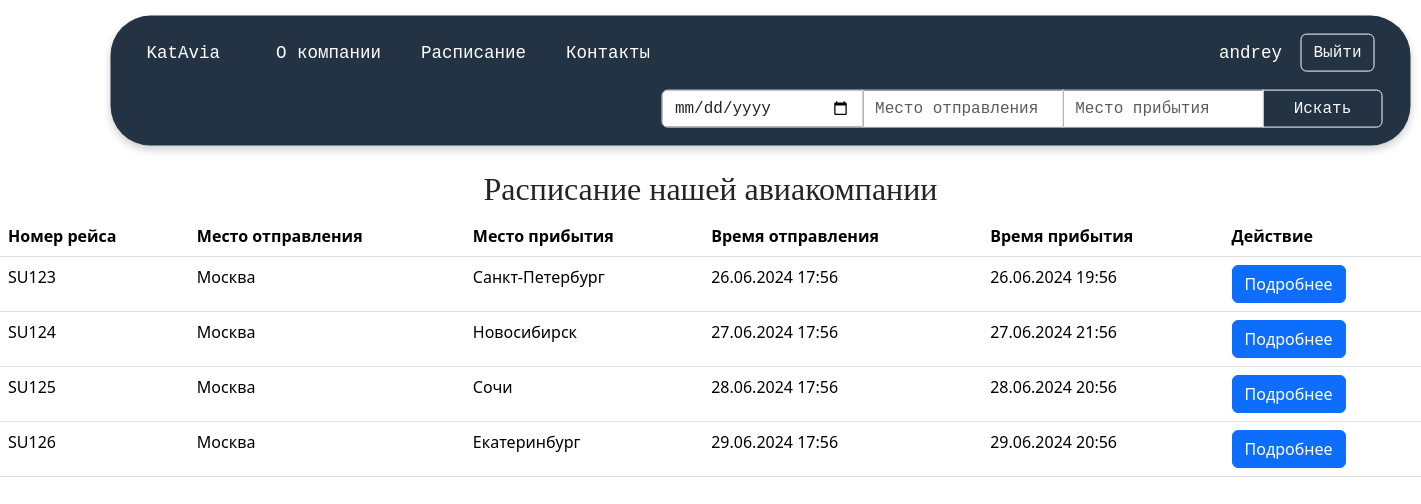
/flights/ (signed in), run on the app's committed database.
### users/models.py (models this page shows)
class CustomUser(AbstractUser):
    class Meta:
        verbose_name = "Пользователь"
        verbose_name_plural = "Пользователи"

### flights/models.py (models this page shows, shortened)
class Flight(models.Model):
    flight_number = models.CharField(max_length=10, verbose_name="Номер рейса")
    departure_location = models.CharField(
        max_length=100, verbose_name="Место отправления"
    )
    arrival_location = models.CharField(max_length=100, verbose_name="Место прибытия")
    departure_time = models.DateTimeField(verbose_name="Время отправления")
    arrival_time = models.DateTimeField(verbose_name="Время прибытия")
    crew = models.ManyToManyField(
        CrewMember, related_name="assigned_flights", verbose_name="Экипаж"
    )
    class Meta:
        verbose_name = "Рейс"
        verbose_name_plural = "Рейсы"

### flights/views.py (the view)
# urls.py: path("", views.flight_list, name="flight_list"),
def flight_list(request):
    flights = Flight.objects.all()
    return render(request, "flight_list.html", {"flights": flights})

### templates/flight_list.html (shortened to what this page needs)
{% extends "base.html" %}
{% block content %}
<h2>Расписание нашей авиакомпании</h2>
<table class="table">
    <thead>
        <tr>
            <th>Номер рейса</th>
            <th>Место отправления</th>
            <th>Место прибытия</th>
            <th>Время отправления</th>
            <th>Время прибытия</th>
            <th>Действие</th>
        </tr>
    </thead>
    <tbody>
        {% for flight in flights %}
        <tr>
            <td>{{ flight.flight_number }}</td>
            <td>{{ flight.departure_location }}</td>
            <td>{{ flight.arrival_location }}</td>
            <td>{{ flight.departure_time|date:"d.m.Y H:i" }}</td>
            <td>{{ flight.arrival_time|date:"d.m.Y H:i" }}</td>
            <td><a href="{% url 'flight_detail' flight.id %}" class="btn btn-primary">Подробнее</a></td>
        </tr>
        {% endfor %}
    </tbody>
</table>
{% endblock %}

### templates/base.html (shortened to what this page needs)
{% load static %}
<!DOCTYPE html>
<html lang="ru">
<head>
    <link rel="stylesheet" href="https://cdn.jsdelivr.net/npm/bootstrap@5.3.2/dist/css/bootstrap.min.css">
    <link href="https://cdn.jsdelivr.net/npm/bootstrap@5.3.2/dist/css/bootstrap.min.css" rel="stylesheet">
</head>
<body>
<header class="p-3" style="background-color: #233343; color: white;">
    <div class="container">
        <div class="d-flex flex-wrap align-items-center justify-content justify-content-lg-start">
            <a href="{% url 'home' %}" class="d-flex align-items-center text-white text-decoration-none">
                <span class="ms-2 me-lg-5">KatAvia</span>
            </a>
            <ul class="nav col-12 col-lg-auto me-auto mb-2 justify-content-start mb-md-0">
                <li><a href="{% url 'about' %}" class="nav-link px-2 text-white me-lg-4">О компании</a></li>
                <li><a href="{% url 'flight_list' %}" class="nav-link px-2 text-white me-lg-4">Расписание</a></li>
                <li><a href="{% url 'contacts' %}" class="nav-link px-2 text-white me-lg-4">Контакты</a></li>
            </ul>
            <div class="text-end">
                {% if user.is_authenticated %}
                    <span class="me-2">{{ user.username }}</span>
                    <a href="{% url 'logout' %}" class="btn btn-outline-light me-2">Выйти</a>
                {% else %}
                    <button type="button" class="btn btn-outline-light me-2" data-bs-toggle="modal" data-bs-target="#loginModal">Логин</button>
                    <button type="button" class="btn btn-outline-light me-2" data-bs-toggle="modal" data-bs-target="#registerModal">Регистрация</button>
                {% endif %}
            </div>
        </div>
        <div class="row mt-3">
            <div class="col-12 col-lg-auto mb-3 mb-lg-0 ms-auto">
                <form class="input-group" role="search" method="GET" action="{% url 'search_flights' %}">
                    <input type="date" class="form-control col-2" id="start_date" name="start_date" placeholder="Дата отправления" aria-label="Дата отправления">
                    <input type="text" class="form-control col-3" id="departure_location" name="departure_location" placeholder="Место отправления" aria-label="Место отправления">
                    <input type="text" class="form-control col-3" id="arrival_location" name="arrival_location" placeholder="Место прибытия" aria-label="Место прибытия">
                    <button type="submit" class="btn btn-outline-light col-2">Искать</button>
                </form>
            </div>
        </div>
    </div>
</header>
<main>
    {% block content %}{% endblock %}
</main>
</body>
</html>

### templates/base.html (style rules this page uses)
header { transform: translate(+8.5%, +12%); display: flex; width: 1300px; height: 130px; border-radius: 40px; box-shadow: 0 4px 8px rgba(0, 0, 0, 0.2); font-family: "COURIER"; font-size: 17.5px; margin-bottom: 40px; }

### templates/flight_list.html (style rules this page uses)
h2, p { text-align: center; font-family: PT Serif; }

### data on the page
CustomUser: username "andrey"
Flight: flight_number "SU123", departure_location "Москва", arrival_location "Санкт-Петербург", departure_time "26.06.2024 17:56", arrival_time "26.06.2024 19:56"
Flight: flight_number "SU124", departure_location "Москва", arrival_location "Новосибирск", departure_time "27.06.2024 17:56", arrival_time "27.06.2024 21:56"
Flight: flight_number "SU125", departure_location "Москва", arrival_location "Сочи", departure_time "28.06.2024 17:56", arrival_time "28.06.2024 20:56"
Flight: flight_number "SU126", departure_location "Москва", arrival_location "Екатеринбург", departure_time "29.06.2024 17:56", arrival_time "29.06.2024 20:56"
